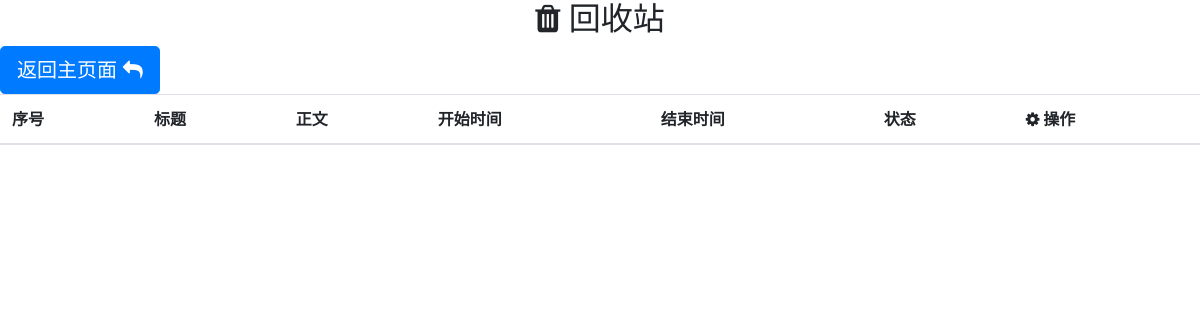
/app/recover_page/, run on an earlier commit of the app's database.
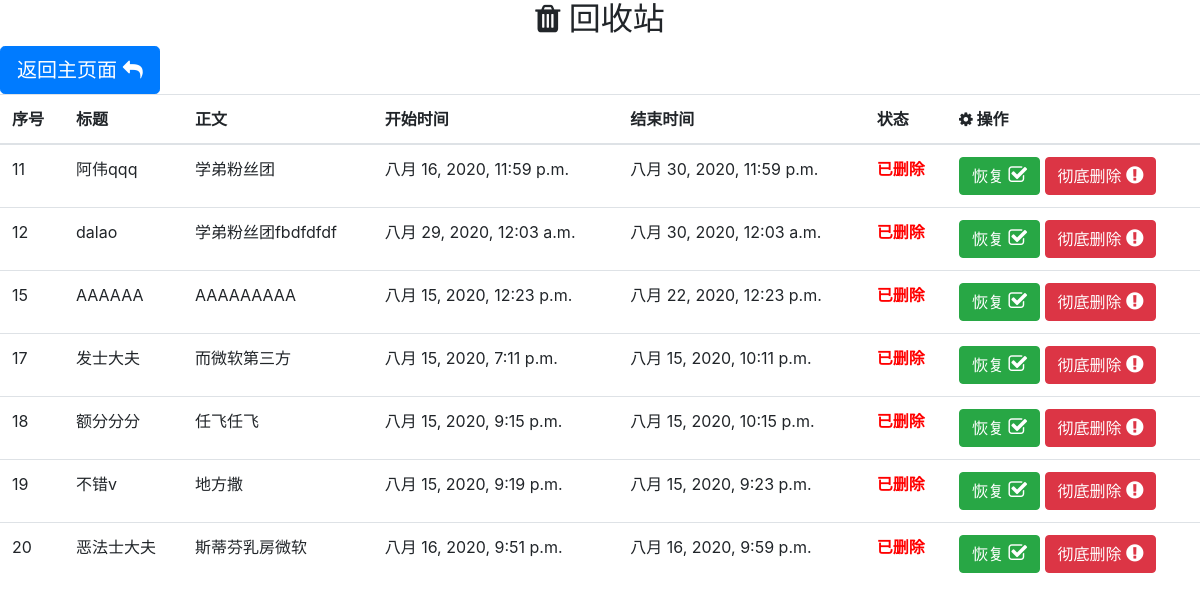
And on a later commit of the database.
### app/models.py (models this page shows)
class Note(models.Model):
    choices = (
        ('U', 'Underway'),
        ('F', 'Finish'),
        ('D', 'Deleted'),
        ('O', 'Overtime'),
        ('P', 'Plan')
    )
    name = models.CharField(verbose_name='标题', max_length=5)
    text = models.TextField(verbose_name='内容', max_length=20)
    s_time = models.DateTimeField(verbose_name='开始时间')
    e_time = models.DateTimeField(verbose_name='结束时间')
    status = models.CharField(verbose_name='状态', default='U', choices=choices, max_length=1)

### app/views.py (the view)
# urls.py: path('recover_page/', views.recover_page),
def recover_page(request):
    notes = [i for i in Note.objects.filter(status='D')]
    return render(request, 'recover.html', {'note': notes})

### app/templates/recover.html (shortened to what this page needs)
<!DOCTYPE html>
<html lang="en">
<head>
    {% load static %}
    <link rel="stylesheet" href="{% static 'css/bootstrap.min.css' %}">
    <link rel="stylesheet" href="{% static 'css/sweetalert.css' %}">
    <link rel="stylesheet" href="{% static 'css/bootstrap-table.min.css' %}">
    <link rel="stylesheet" href="https://cdn.staticfile.org/font-awesome/4.7.0/css/font-awesome.css">
</head>
<body>
<div style="text-align: center;">
    <h2><i class="fa fa-trash"></i>
        回收站
    </h2>
</div>
<button type="button" class="btn btn-primary btn-lg" id="backMain">返回主页面
    <i class="fa fa-reply" aria-hidden="true" style="font-size:20px"></i>
</button>
<table id="noteList" class="table table-hover">
    <thead>
    <tr>
        <th>序号</th>
        <th>标题</th>
        <th>正文</th>
        <th>开始时间</th>
        <th>结束时间</th>
        <th>状态</th>
        <th>
            <i class="fa fa-cog"></i>
            操作
        </th>
    </tr>
    </thead>
    <tbody>
    {% for i in note %}
        <tr>
            <td>{{ i.id }}</td>
            <td>{{ i.name }}</td>
            <td>{{ i.text }}</td>
            <td>{{ i.s_time }}</td>
            <td>{{ i.e_time }}</td>
            <td class="danger">已删除</td>
            <td>
                <button type="button" class="btn btn-success" id="recoverBtn" onclick=recoverNote("{{ i.id }}")>恢复
                    <i class="fa fa-check-square-o" style="font-size:20px"></i>
                </button>
                <button type="button" class="btn btn-danger" onclick=ruinNote("{{ i.id }}")>彻底删除
                    <i class="fa fa-exclamation-circle" style="font-size:20px"></i>
                </button>
            </td>
        </tr>
    {% endfor %}
    </tbody>
</table>
</body>
</html>

What changed in the data, as far as the page shows it:
now on this page (row edited): Note: id "11", name "阿伟qqq", text "学弟粉丝团", s_time "八月 16, 2020, 11:59 p.m.", e_time "八月 30, 2020, 11:59 p.m."
now on this page (row edited): Note: id "12", name "dalao", text "学弟粉丝团fbdfdfdf", s_time "八月 29, 2020, 12:03 a.m.", e_time "八月 30, 2020, 12:03 a.m."
now on this page (row edited): Note: id "15", name "AAAAAA", text "AAAAAAAAA", s_time "八月 15, 2020, 12:23 p.m.", e_time "八月 22, 2020, 12:23 p.m."
now on this page (row edited): Note: id "17", name "发士大夫", text "而微软第三方", s_time "八月 15, 2020, 7:11 p.m.", e_time "八月 15, 2020, 10:11 p.m."
now on this page (row edited): Note: id "18", name "额分分分", text "任飞任飞", s_time "八月 15, 2020, 9:15 p.m.", e_time "八月 15, 2020, 10:15 p.m."
now on this page (row edited): Note: id "19", name "不错v", text "地方撒", s_time "八月 15, 2020, 9:19 p.m.", e_time "八月 15, 2020, 9:23 p.m."
added Note: id "20", name "恶法士大夫", text "斯蒂芬乳房微软", s_time "八月 16, 2020, 9:51 p.m.", e_time "八月 16, 2020, 9:59 p.m."
